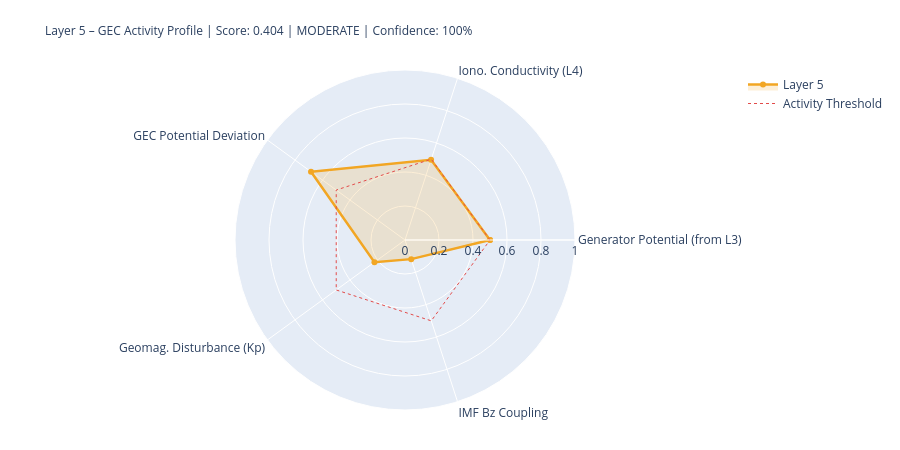

Notebook code cell kept with this figure:
### Markdown cell above
---
## 5. State Assessment & Handoff to Layer 6

### Code cell
# ============================================================
# LAYER-5-SCORE
# ============================================================

# Components
# 1) Generator activity (Layer-3-driven)
gen_score = norm(generator_strength, 0.3, 2.0)
gen_src   = 'from_layer3' if l3_thunder_score is not None else 'estimated'

# 2) Ionospheric conductivity (Layer-4-driven)
iono_score = norm(iono_cond_factor, 0.7, 1.4)
iono_src   = 'from_layer4' if l4_ioniz is not None else 'estimated'

# 3) GEC potential deviation from reference
pot_score = norm(abs(delta_V_pct), 0, 30)  # 0 = at reference, 1 = 30% deviation
pot_src   = 'derived'

# 4) Geomagnetic disturbance (Kp) – modulates vertical currents
kp_score = norm(kp_val, 0, 9)
kp_src   = 'primary' if kp_now is not None else 'from_layer4'

# 5) IMF Bz coupling (southward = stronger M-I coupling → GEC influence)
bz_score = norm(-(bz_now or 0), -5, 30) if bz_now is not None else None
bz_src   = 'primary' if bz_now is not None else 'missing'

COMPONENTS = {
    'Generator Potential (from L3)':  {'score': gen_score,   'source': 'derived_from_layer3', 'dynamic': True},
    'Iono. Conductivity (L4)':      {'score': iono_score,  'source': iono_src, 'dynamic': True},
    'GEC Potential Deviation':      {'score': pot_score,   'source': pot_src,  'dynamic': True},
    'Geomag. Disturbance (Kp)':         {'score': kp_score,    'source': kp_src,   'dynamic': True},
    'IMF Bz Coupling':               {'score': bz_score,    'source': bz_src,   'dynamic': True},
}

available   = {k: v['score'] for k, v in COMPONENTS.items() if v['score'] is not None}
unavailable = [k for k, v in COMPONENTS.items() if v['score'] is None]
layer5_score = round(sum(available.values()) / len(available), 4) if available else None
confidence   = round(len(available) / len(COMPONENTS), 2)
level = ('unknown' if layer5_score is None
         else 'quiet'   if layer5_score < 0.3
         else 'moderate' if layer5_score < 0.6
         else 'active')
dominant_l5 = max(available, key=available.get) if available else 'none'

# Kp consistency: separate 1-min raw value from score value
kp_1m_raw   = kp_now          # directly from API (can be 0.0 during live measurement)
kp_for_score = kp_val          # from Layer-0 context or estimated value if needed
kp_score_src = kp_src

W = 68
print('=' * W)
print('LAYER 5 – GLOBAL ELECTRIC CIRCUIT – STATE ASSESSMENT')
print('=' * W)
for name, comp in COMPONENTS.items():
    s = comp['score']
    if s is not None:
        bar = '█' * int(s*20) + '░' * (20-int(s*20))
        print(f'  {name:<34} {bar}  {s:.3f}  [{comp["source"]}]')
    else:
        print(f'  {name:<34} {"─"*20}  n/a   [missing]')
print('-' * W)
print(f'  Score:         {layer5_score:.3f}  ({len(available)}/{len(COMPONENTS)} components)')
print(f'  Confidence:    {confidence:.0%}')
print(f'  Level:         {level.upper()}')
print(f'  Dominant:      {dominant_l5}')
print(f'  V_iono:        {V_iono_mod:.1f} kV  (Δ {delta_V_pct:+.1f}% vs. Ref)')
print(f'  I_total:       {I_total_mod:.1f} A   (Δ {delta_I_pct:+.1f}% vs. Ref)')
print('=' * W)

# Radar
cats   = list(available.keys())
vals_r = list(available.values())
if len(cats) >= 3:
    fig = go.Figure()
    fig.add_trace(go.Scatterpolar(
        r=vals_r + [vals_r[0]], theta=cats + [cats[0]],
        fill='toself', fillcolor='rgba(242,166,35,0.18)',
        line=dict(color='#F2A623', width=2.5), name='Layer 5'
    ))
    fig.add_trace(go.Scatterpolar(
        r=[0.5]*(len(cats)+1), theta=cats+[cats[0]],
        line=dict(color='#E24B4A', dash='dot', width=1),
        mode='lines', name='Activity Threshold'
    ))
    fig.update_layout(
        title=dict(
            text=f'Layer 5 – GEC Activity Profile | Score: {layer5_score:.3f} | {level.upper()} | Confidence: {confidence:.0%}',
            font=dict(size=12)
        ),
        polar=dict(radialaxis=dict(visible=True, range=[0,1])),
        height=450, showlegend=True,
        margin=dict(l=80, r=80, t=70, b=40)
    )
    fig.show()

### Figure 1 — Plotly figure (JSON) as saved in the notebook; plotly's stock layout.template omitted (floating-point values rounded to 4 significant figures)
{"data": [{"fill": "toself", "fillcolor": "rgba(242,166,35,0.18)", "line": {"color": "#F2A623", "width": 2.5}, "name": "Layer 5", "r": [0.5, 0.4963, 0.6833, 0.2222, 0.1183, 0.5], "theta": ["Generator Potential (from L3)", "Iono. Conductivity (L4)", "GEC Potential Deviation", "Geomag. Disturbance (Kp)", "IMF Bz Coupling", "Generator Potential (from L3)"], "type": "scatterpolar"}, {"line": {"color": "#E24B4A", "dash": "dot", "width": 1}, "mode": "lines", "name": "Activity Threshold", "r": [0.5, 0.5, 0.5, 0.5, 0.5, 0.5], "theta": ["Generator Potential (from L3)", "Iono. Conductivity (L4)", "GEC Potential Deviation", "Geomag. Disturbance (Kp)", "IMF Bz Coupling", "Generator Potential (from L3)"], "type": "scatterpolar"}], "layout": {"height": 450, "margin": {"b": 40, "l": 80, "r": 80, "t": 70}, "polar": {"radialaxis": {"range": [0, 1], "visible": true}}, "showlegend": true, "title": {"font": {"size": 12}, "text": "Layer 5 – GEC Activity Profile | Score: 0.404 | MODERATE | Confidence: 100%"}}}
